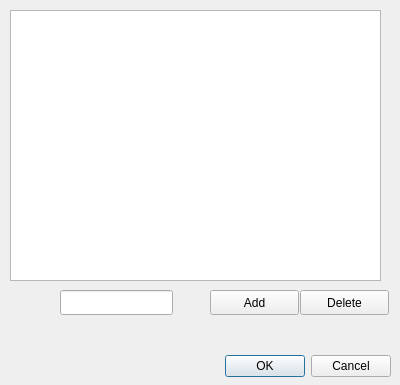
<?xml version="1.0" encoding="UTF-8"?>
<ui version="4.0">
 <class>ClassesDialog</class>
 <widget class="QDialog" name="ClassesDialog">
  <property name="geometry">
   <rect>
    <x>0</x>
    <y>0</y>
    <width>400</width>
    <height>385</height>
   </rect>
  </property>
  <property name="windowTitle">
   <string>Classes Select</string>
  </property>
  <property name="windowIcon">
   <iconset resource="buttonpicture.qrc">
    <normaloff>:/icons/icons/New.PNG</normaloff>:/icons/icons/New.PNG</iconset>
  </property>
  <widget class="QDialogButtonBox" name="buttonBox">
   <property name="geometry">
    <rect>
     <x>50</x>
     <y>350</y>
     <width>341</width>
     <height>32</height>
    </rect>
   </property>
   <property name="orientation">
    <enum>Qt::Horizontal</enum>
   </property>
   <property name="standardButtons">
    <set>QDialogButtonBox::Cancel|QDialogButtonBox::Ok</set>
   </property>
  </widget>
  <widget class="QPushButton" name="addItemButton">
   <property name="geometry">
    <rect>
     <x>210</x>
     <y>290</y>
     <width>89</width>
     <height>25</height>
    </rect>
   </property>
   <property name="text">
    <string>Add</string>
   </property>
  </widget>
  <widget class="QPushButton" name="deleteItemButton">
   <property name="geometry">
    <rect>
     <x>300</x>
     <y>290</y>
     <width>89</width>
     <height>25</height>
    </rect>
   </property>
   <property name="text">
    <string>Delete</string>
   </property>
  </widget>
  <widget class="QLineEdit" name="nameBox">
   <property name="geometry">
    <rect>
     <x>60</x>
     <y>290</y>
     <width>113</width>
     <height>25</height>
    </rect>
   </property>
  </widget>
  <widget class="QListWidget" name="listWidget">
   <property name="geometry">
    <rect>
     <x>10</x>
     <y>10</y>
     <width>371</width>
     <height>271</height>
    </rect>
   </property>
  </widget>
 </widget>
 <resources>
  <include location="buttonpicture.qrc"/>
 </resources>
 <connections>
  <connection>
   <sender>buttonBox</sender>
   <signal>accepted()</signal>
   <receiver>ClassesDialog</receiver>
   <slot>accept()</slot>
   <hints>
    <hint type="sourcelabel">
     <x>248</x>
     <y>254</y>
    </hint>
    <hint type="destinationlabel">
     <x>157</x>
     <y>274</y>
    </hint>
   </hints>
  </connection>
  <connection>
   <sender>buttonBox</sender>
   <signal>rejected()</signal>
   <receiver>ClassesDialog</receiver>
   <slot>reject()</slot>
   <hints>
    <hint type="sourcelabel">
     <x>316</x>
     <y>260</y>
    </hint>
    <hint type="destinationlabel">
     <x>286</x>
     <y>274</y>
    </hint>
   </hints>
  </connection>
 </connections>
</ui>
